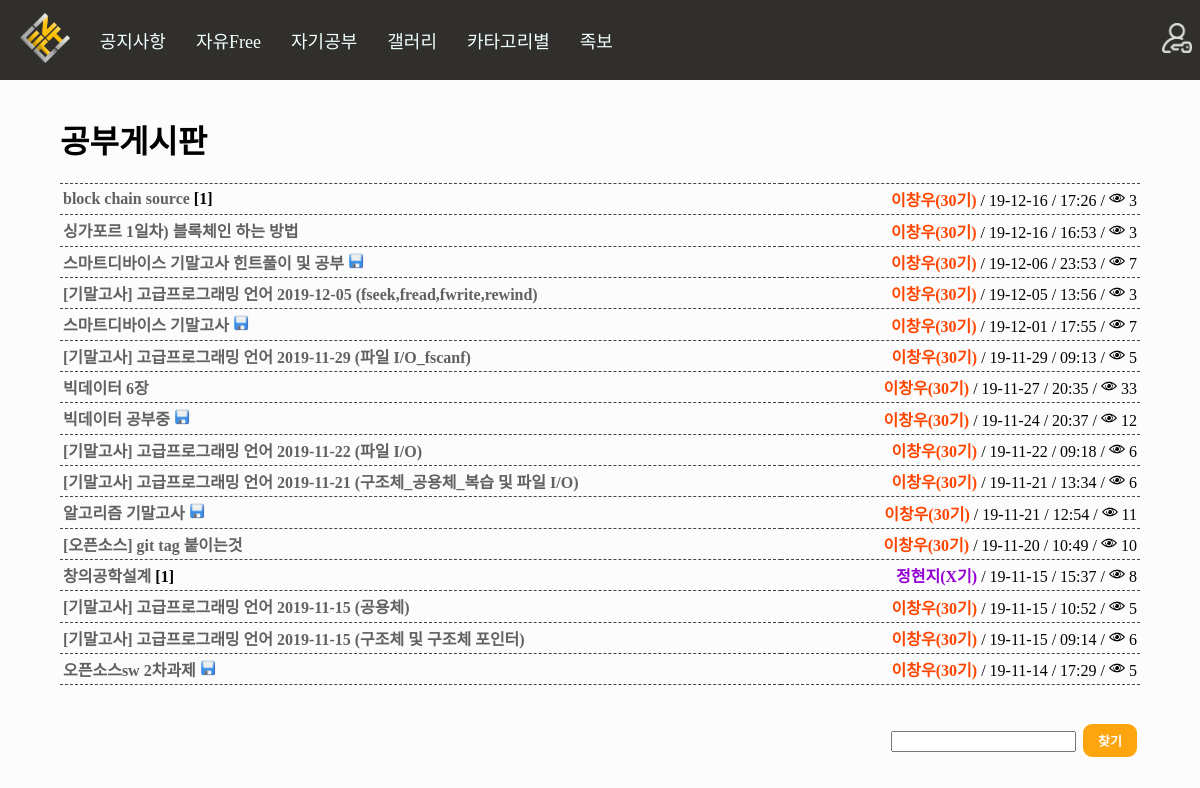
Screenshot of /board/study/ with the database file from the repository.
### board/models.py (models this page shows, shortened)
class Board(models.Model):
    Title = models.CharField(max_length=50) #제목
    Body = models.TextField() #내용
    Created_at = models.DateTimeField(auto_now_add=True) #생성 일자 및 시간
    Updated_at = models.DateTimeField(auto_now=True) #수정 일자 및 시간
    Author = models.CharField(max_length=13) #글쓴이 아이디
    Category = models.CharField(max_length=13) #분류
    HowMuch = models.IntegerField() #조회수
    files=models.FileField(upload_to='files/', default='')
    images=models.FileField(upload_to='Sumnail/', default='')
    def get_generation(self): #이름을 나오게 하는데 예외처리 까지 적용 만약 탈퇴한 사람이면!! Id 가 나온다
        try:
            a = Profile.objects.get(user__username=self.Author)
            if a.UserType == "99":
                return "<span style='font-weight:bolder;color:orangered;'>"+a.Name+"("+a.Generation+"기)</span>"
            elif a.UserType == "98": #관리자 및 운영진
                return "<span style='font-weight:bolder;color:blue;'>"+a.Name+"("+a.Generation+"기)</span>"
            elif a.UserType == "3": #손님
                return "<span style='font-weight:bolder;color:darkviolet;'>"+a.Name+"("+a.Generation+"기)</span>"
            else: #일반 사용자
                return "<span style='font-weight:bolder;color:black;'>"+a.Name+"("+a.Generation+"기)</span>"
        except: #익명을 위해서 id나오게 삭제되니깐 이름은 알 수 없으므로...
            return "<span style='font-weight:bolder;color:grey;'>"+self.Author+"</span>"
    def new(self): #최신
        if self.Created_at > timezone.now() - datetime.timedelta(days=1):
            return "<img height='16px' src='/static/n.png'/>"
        else:  #하루 지나면 안 최신
            return ""
    def change(self): #최신
        if self.Updated_at > timezone.now() - datetime.timedelta(days=1):
            return "<img height='16px' src='/static/c.png'/>"
        else:  #하루 지나면 안 최신
            return ""
    def file_icon(self): #최신
        if len(self.files.name) > 5: #5글자 이상일경우로 했음!! 그러면 당연히 5글자 이상 아닌게 없을 것임!
            return "<img height='16px' src='/static/file.png'/>"
        else:  #하루 지나면 안 최신
            return ""
    def howmanycomment(self):
        a = Comment.objects.filter(Article=self.id).count()
        b = str('[') + str(a) + str(']')
        if a:
            return b
        else:
            return ""
    def howmanyhit(self):
        a = Hittimecount.objects.get(Article=self.id)
        if a:
            return str("<img height='16px' src='/static/eye.png'/> ") + str(a.HowMuch)

class Hittimecount(models.Model):
    Article = models.ForeignKey(Board, on_delete=models.CASCADE)
    HowMuch = models.IntegerField() #조회수

### account/models.py (models this page shows, shortened)
class Profile(models.Model):
    user = models.OneToOneField(User, on_delete=models.CASCADE) #1대1 조인
    Name = models.TextField(max_length=10) #이름
    UserNumber = models.IntegerField() #학번
    Phone = models.CharField(max_length=13) #전화번호
    UserType = models.CharField(max_length=13) #권한
    Generation = models.CharField(max_length=13) #기수

### board/views.py (the view)
# urls.py: path('study/', views.study, name='study'),
def study(request):
    request.session['login_after'] = '/board/study/'
    study_b = Board.objects.filter(Category="9").order_by('-Created_at')
    if request.method == "POST":
        find_select = request.POST.get('find_select')
        study_b = Board.objects.filter(Category="9", Title__contains=find_select).order_by('-Created_at')
        pass
    paginator = Paginator(study_b,16) #페이지네이션 만들기
    page = request.GET.get('page') #페이지네이션 만들기
    posts = paginator.get_page(page) #페이지네이션 만들기
    request.session['location'] = 'study' #내 위치 알기 위해서 삭제한후 다시 돌아가기 위해서
    return render(request, "study.html", {'posts':posts, 'study_b':study_b})

### board/templates/study.html (shortened to what this page needs)
{%extends 'base.html'%}
{%load staticfiles%}
{%block contents%}
<div style="margin:3% 5%; height:55%;">
    <h1>
        공부게시판
    </h1>
<table style="width: 100%;border-top: 1px dashed #444444;border-collapse: collapse;">
{%for a in posts%}
<tr>
    <td style="border-bottom: 1px dashed #444444;padding:3px;"><a href="../detail/{{a.id}}">{{a.Title}}</a> <b>{{a.howmanycomment}}</b>
    {{a.file_icon|safe}}
    {%if a.new == "" %}
    </td>
    {%else%}
    <span style="vertical-align:middle">{{a.new|safe}}</span></td>
    {%endif%}
    <td style="border-bottom: 1px dashed #444444;padding:3px;"><div style="float:right;">
        {{a.get_generation|safe}} / {{a.Created_at|date:"y-m-d"}} / {{a.Created_at|time:"H:i"}} /
        {%if a.howmanyhit %}
        {{a.howmanyhit|safe}}
        {%else%}
        <img style="width:16px;height:16px;" src="{%static 'eye.png'%}"/> 0
        {%endif%}
    </div><br></td>
</tr>
{%endfor%}
</table>
<br>
        {% load el_pagination_tags %}
<br>
<form method="POST" action="{%url 'study'%}">
        <div style="float:right">
        <input type="text" name="find_select">
        <input name="get_find" class="button write_button" type="submit" value="찾기"/>
        </div>
    </form>
<br><br><br>
</div>
{%endblock%}

### rows the page displays
Board: Title "block chain source", howmanycomment "[1]", get_generation "이창우(30기)", Created_at "19-12-16", Created_at "17:26", howmanyhit "3"
Board: Title "싱가포르 1일차) 블록체인 하는 방법", get_generation "이창우(30기)", Created_at "19-12-16", Created_at "16:53", howmanyhit "3"
Board: Title "스마트디바이스 기말고사 힌트풀이 및 공부", file_icon (picture), get_generation "이창우(30기)", Created_at "19-12-06", Created_at "23:53", howmanyhit "7"
Board: Title "[기말고사] 고급프로그래밍 언어 2019-12-05 (fseek,fread,fwrite,rewind)", get_generation "이창우(30기)", Created_at "19-12-05", Created_at "13:56", howmanyhit "3"
Board: Title "스마트디바이스 기말고사", file_icon (picture), get_generation "이창우(30기)", Created_at "19-12-01", Created_at "17:55", howmanyhit "7"
Board: Title "[기말고사] 고급프로그래밍 언어 2019-11-29 (파일 I/O_fscanf)", get_generation "이창우(30기)", Created_at "19-11-29", Created_at "09:13", howmanyhit "5"
Board: Title "빅데이터 6장", get_generation "이창우(30기)", Created_at "19-11-27", Created_at "20:35", howmanyhit "33"
Board: Title "빅데이터 공부중", file_icon (picture), get_generation "이창우(30기)", Created_at "19-11-24", Created_at "20:37", howmanyhit "12"
Board: Title "[기말고사] 고급프로그래밍 언어 2019-11-22 (파일 I/O)", get_generation "이창우(30기)", Created_at "19-11-22", Created_at "09:18", howmanyhit "6"
Board: Title "[기말고사] 고급프로그래밍 언어 2019-11-21 (구조체_공용체_복습 및 파일 I/O)", get_generation "이창우(30기)", Created_at "19-11-21", Created_at "13:34", howmanyhit "6"
Board: Title "알고리즘 기말고사", file_icon (picture), get_generation "이창우(30기)", Created_at "19-11-21", Created_at "12:54", howmanyhit "11"
Board: Title "[오픈소스] git tag 붙이는것", get_generation "이창우(30기)", Created_at "19-11-20", Created_at "10:49", howmanyhit "10"
Board: Title "창의공학설계", howmanycomment "[1]", get_generation "정현지(X기)", Created_at "19-11-15", Created_at "15:37", howmanyhit "8"
Board: Title "[기말고사] 고급프로그래밍 언어 2019-11-15 (공용체)", get_generation "이창우(30기)", Created_at "19-11-15", Created_at "10:52", howmanyhit "5"
Board: Title "[기말고사] 고급프로그래밍 언어 2019-11-15 (구조체 및 구조체 포인터)", get_generation "이창우(30기)", Created_at "19-11-15", Created_at "09:14", howmanyhit "6"
Board: Title "오픈소스sw 2차과제", file_icon (picture), get_generation "이창우(30기)", Created_at "19-11-14", Created_at "17:29", howmanyhit "5"
